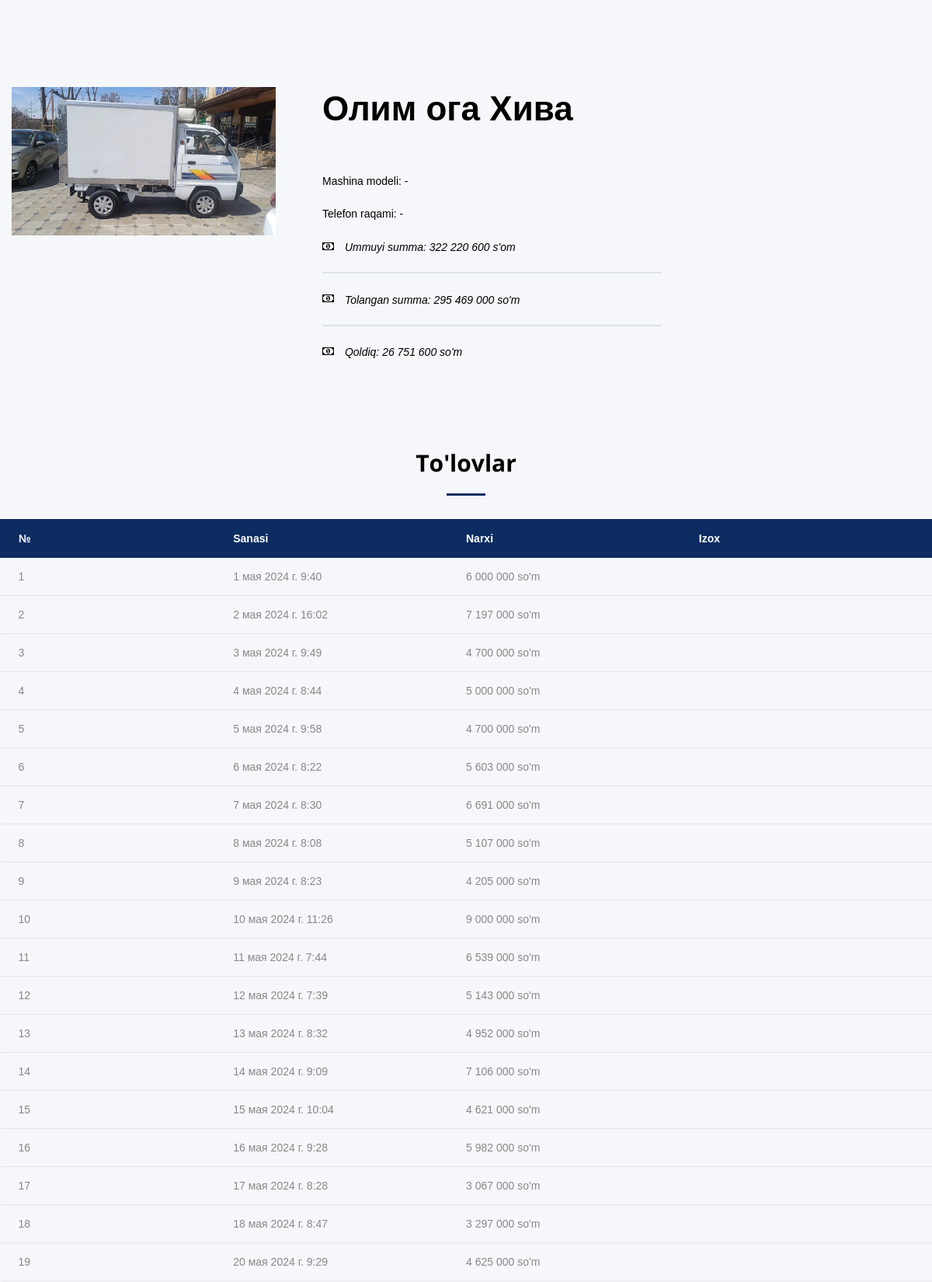
Screenshot of /finance-driver-detail/29 (signed in, upper part) with the database file from the repository.
### backend/models.py (models this page shows, shortened)
class Driver(models.Model):
    photo = models.ImageField(upload_to='images/', blank=True, null=True)
    name = models.CharField(max_length=255, verbose_name='FIO')
    phone = models.CharField(max_length=255, verbose_name='Telefon')
    auto = models.CharField(max_length=255, verbose_name='Avtomobil')
    class Meta:
        verbose_name = 'xaydovchi'
        verbose_name_plural = 'xaydovchilar'

class Payment(models.Model):
    driver = models.ForeignKey('Driver', related_name='DriverForPayment', on_delete=models.CASCADE)
    cash = models.IntegerField(verbose_name='Summa')
    comment = models.CharField(max_length=255, null=True, blank=True)
    created_date = models.DateTimeField(auto_now_add=True)

### backend/views.py (the view)
# urls.py: path('finance-driver-detail/<int:id>', finance_driver_detail, name='finance_driver_detail'),
@login_required
def finance_driver_detail(request, id=1):
    context = dict()
    driver = Driver.objects.get(id=id)
    orders = Order.objects.all()
    payments = Payment.objects.filter(driver=driver)
    cash = 0
    for order in Order.objects.filter(driver=driver):
        order_cash = order.cash
        """ for refund in Refund.objects.filter(order=order):
            for refund_product in refund.Refund.all():
                order_cash -= refund_product.product.case * refund_product.count * refund_product.price """
        cash += order_cash
    """ for payment in Payment.objects.filter(driver=driver):
        cash -= payment.cash """
    context['driver'] = {
            'driver':driver,
            'id': driver.id,
            'photo': driver.photo,
            'name': driver.name,
            'phone': driver.phone,
            'auto': driver.auto,
            'cash': cash
    }
    orders = Order.objects.filter(driver=driver)
    context['payments'] = payments
    context['orders'] = orders
    if request.user.groups.filter(name='Склад').exists():
        return render(request, 'finance-driver-detail.html', context)
    else:
        return HttpResponse("У вас нет прав для просмотра этой страницы.")

### backend/templatetags/my_tags.py (called while the page is built)
@register.simple_tag
def call_calculate_driver_cash(driver, payed=False):
    return calculate_driver_cash(driver, payed)

### backend/utils.py (called while the page is built)
def intcomma(number):
    parts = []
    for i, digit in enumerate(reversed(str(number))):
        if i > 0 and i % 3 == 0:
            parts.append(' ')
        parts.append(digit)
    return ''.join(reversed(parts))

def calculate_driver_cash(driver, payed):
    if payed:
        cash = 0
        for payment in Payment.objects.filter(driver=driver):
            cash += payment.cash
    else:
        cash = 0
        for payment in Payment.objects.filter(driver=driver):
            cash -= payment.cash
        for order in Order.objects.filter(driver=driver):
            cash += order.cash
            for refund in Refund.objects.filter(order=order):
                for refund_product in refund.Refund.all():
                    cash -= refund_product.product.case * refund_product.count * refund_product.price
    return intcomma(cash)

### templates/finance-driver-detail.html (shortened to what this page needs)
{% extends "./base.html" %}
{% load static %}
{% load my_tags %}
{% load humanize %}
{% block body %}
<section class="section section-xl bg-catskill text-black">
<div class="container">
    <div class="row row-30 justify-content-sm-center">
        <div class="col-md-4 col-lg-4 text-md-start">
            <div class="inset-md-right-30">
                {% if driver.photo %}
                <img class="img-responsive d-inline-block" src="{{ driver.photo.url }}" width="340" height="340"
                    alt="">
                {% else %}
                <img class="img-responsive d-inline-block" src="{% static '../media/images/default.webp' %}" width="340"
                    height="340" alt="">
                {% endif %}
            </div>
        </div>
        <div class="col-md-8 col-lg-8 text-start">
            <div>
                <h2 class="fw-bold">{{ driver.name }}</h2>
            </div>
            <div class="row row-30">
                <div class="col-7">
                    <div class="offset-top-20">
                        <p>Mashina modeli:&nbsp;{{ driver.auto }}</p>
                    </div>
                    <div class="offset-top-20">
                        <p>Telefon raqami:&nbsp;{{ driver.phone }}</p>
                    </div>
                    <div class="post-news-meta offset-top-20"><i class="fa fa-money" aria-hidden="true"></i>
                        <span class="align-middle inset-left-10 fst-italic text-black">Ummuyi summa: {{ driver.cash|intcomma }} s'om</span>
                    </div>
                    <div class="hr border border-{{ order.status }} border-1 "></div>
                    <div class="post-news-meta "><i class="fa fa-money" aria-hidden="true"></i>
                        <span class="align-middle inset-left-10 fst-italic text-black">Tolangan summa: {% call_calculate_driver_cash driver.driver True%} so'm</span>
                    </div>
                    <div class="hr border border-{{ order.status }} border-1 "></div>
                    <div class="post-news-meta "><i class="fa fa-money" aria-hidden="true"></i>
                        <span class="align-middle inset-left-10 fst-italic text-black">Qoldiq: {% call_calculate_driver_cash driver.driver False%} so'm</span>
                    </div>
                </div>
            </div>
        </div>
    </div>
</div>
</section>
<section class="section section-xl bg-catskill">
    <div class="container">
        <h3 class="fw-bold">To'lovlar</h3>
        <hr class="divider bg-madison">
        <div class="row offset-md-top-30 justify-content-sm-center">
            <table class="table table-custom table-dark-blue table-fixed" data-responsive="true">
                <tr>
                    <th>№</th>
                    <th>Sanasi</th>
                    <th>Narxi</th>
                    <th>Izox</th>
                </tr>
                {% for payment in payments %}
                <tr>
                    <td>{{ forloop.counter }}</td>
                    <td>{{payment.created_date}}</td>
                    <td>{{payment.cash|intcomma}} so'm</td>
                    {% if payment.comment %}
                        <td>{{payment.comment}}</td>
                    {% else %}
                        <td></td>
                    {% endif %}
                </tr>
                {% endfor %}
            </table>
        </div>
    </div>
</section>
    {% endblock %}

### rows the page displays
Driver: name "Олим ога Хива", id.cash "295 469 000", id.cash "26 751 600"
Payment: created_date "1 мая 2024 г. 9:40", cash "6 000 000"
Payment: created_date "2 мая 2024 г. 16:02", cash "7 197 000"
Payment: created_date "3 мая 2024 г. 9:49", cash "4 700 000"
Payment: created_date "4 мая 2024 г. 8:44", cash "5 000 000"
Payment: created_date "5 мая 2024 г. 9:58", cash "4 700 000"
Payment: created_date "6 мая 2024 г. 8:22", cash "5 603 000"
Payment: created_date "7 мая 2024 г. 8:30", cash "6 691 000"
Payment: created_date "8 мая 2024 г. 8:08", cash "5 107 000"
Payment: created_date "9 мая 2024 г. 8:23", cash "4 205 000"
Payment: created_date "10 мая 2024 г. 11:26", cash "9 000 000"
Payment: created_date "11 мая 2024 г. 7:44", cash "6 539 000"
Payment: created_date "12 мая 2024 г. 7:39", cash "5 143 000"
Payment: created_date "13 мая 2024 г. 8:32", cash "4 952 000"
Payment: created_date "14 мая 2024 г. 9:09", cash "7 106 000"
Payment: created_date "15 мая 2024 г. 10:04", cash "4 621 000"
Payment: created_date "16 мая 2024 г. 9:28", cash "5 982 000"
Payment: created_date "17 мая 2024 г. 8:28", cash "3 067 000"
Payment: created_date "18 мая 2024 г. 8:47", cash "3 297 000"
Payment: created_date "20 мая 2024 г. 9:29", cash "4 625 000"

### other values shown
{{ driver.auto }} "-"
{{ driver.phone }} "-"
{{ driver.cash|intcomma }} "322 220 600"
